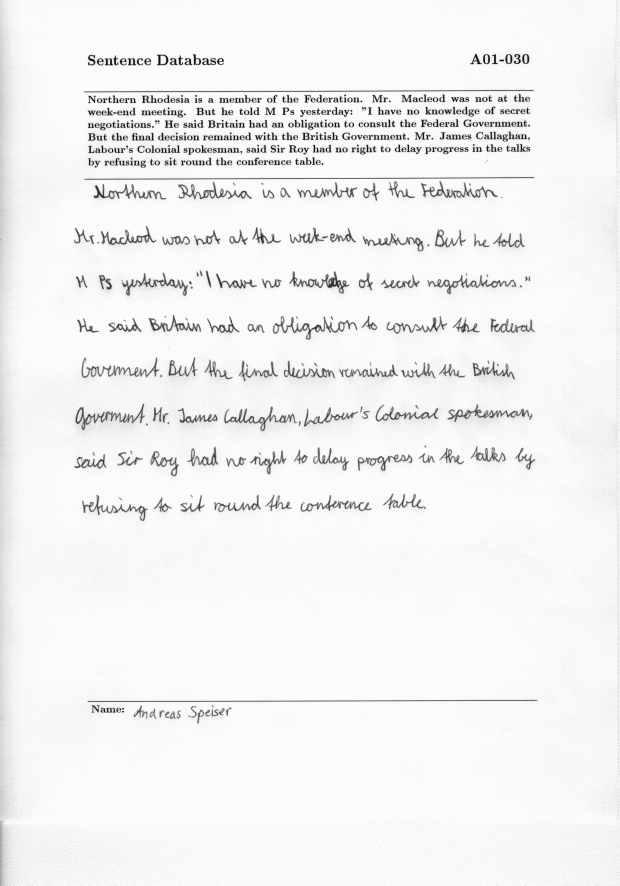
#> input picture 1.png, 2479 x 3542 px (shown at 1/4 size)
$ jupyter execute --allow-errors 5ara.ipynb   (older library calls are emulated)
#> lines starting #> are read from the running program, lines starting #| are printed output that depends on the picture; after the words box and inside, x2 and y2 are one past the last pixel; in counts of white or black regions, pixels touching at a corner belong together
#> further down, img is the input picture: shape (3542, 2479, 3); min 15, max 251, mean 241.8
[cell 1]
import numpy as np
import argparse
import cv2
import matplotlib.pyplot as plt
from matplotlib.pyplot import bar
from skimage.filters import median
from skimage.morphology import binary_erosion, binary_dilation, binary_closing, binary_opening, thin
from skimage.exposure import histogram
import skimage
from skimage.draw import rectangle, rectangle_perimeter
import math
import cv2
import numpy as np
from skimage.measure import find_contours
from scipy.signal import find_peaks
from skimage.filters import median, gaussian, threshold_otsu

from skimage.color import rgb2gray, rgb2hsv, rgba2rgb
import matplotlib.pyplot as plt
import numpy as np
from skimage.feature import canny, match_template
from skimage.filters import threshold_otsu, threshold_sauvola, threshold_local, threshold_niblack
from skimage.transform import hough_line, hough_line_peaks
from skimage.util import random_noise
from skimage.measure import find_contours
from skimage.draw import rectangle, rectangle_perimeter
import numpy as np
import skimage.io as io
import matplotlib.pyplot as plt
import matplotlib.patches as mpatch
from matplotlib.pyplot import bar
from matplotlib import cm
from matplotlib.ticker import LinearLocator, FormatStrFormatter
import math as m
import numpy as np
from skimage.color import rgb2gray, rgb2hsv
from scipy import fftpack
from scipy.signal import convolve2d
from skimage.util import random_noise
from skimage.filters import median, gaussian, threshold_otsu
from skimage.filters import roberts, sobel, sobel_h, scharr
from skimage.exposure import rescale_intensity, equalize_hist
from skimage.morphology import binary_erosion, binary_dilation, binary_closing, binary_opening, skeletonize, thin
from skimage import img_as_ubyte
from skimage.io import imread, imshow
from skimage.filters import gaussian, threshold_otsu
from skimage.feature import canny
from skimage.transform import probabilistic_hough_line, rotate
import skimage.io as io

import matplotlib.patches as mpatch

[cell 2]
# [26 lines left out: function adjust_rotation, not called in this run]

[cell 3]
# [40 lines left out: function deskew, not called in this run]

[cell 4]
# [14 lines left out: function show_images, not called in this run]

[cell 5]
# binarize the image withe the best between the regular threshold mean and the otsu threshold value
# [5 lines left out: function binarizeImage, not called in this run]

[cell 6]
# remove elements from array that are close to each other with the (cozy value as the var of diiference)
# [49 lines left out: functions closer, lineSegmenter, wordSegmenter, not called in this run]

[cell 7]
# CCA APPROACH TESTED
# [64 lines left out: functions CCA, componentsAreas, displayComponents, segmentBoxesInImage, not called in this run]

[cell 8]
def showHist2(histogramImg):
    plt.figure()
    bar(histogramImg[1] * 255, histogramImg[0], width=0.8, align='center')

# [6 lines left out: function showHist, not called in this run]

[cell 9]
# [20 lines left out: function removeHLines, not called in this run]

[cell 10]
# [58 lines left out: function deskew, not called in this run]

[cell 11]
def segmentImages(rgbimage):
    gray = cv2.cvtColor(rgbimage, cv2.COLOR_BGR2GRAY)
    # Find the edges in the image using canny detector
    edges = cv2.Canny(gray, 50, 200)
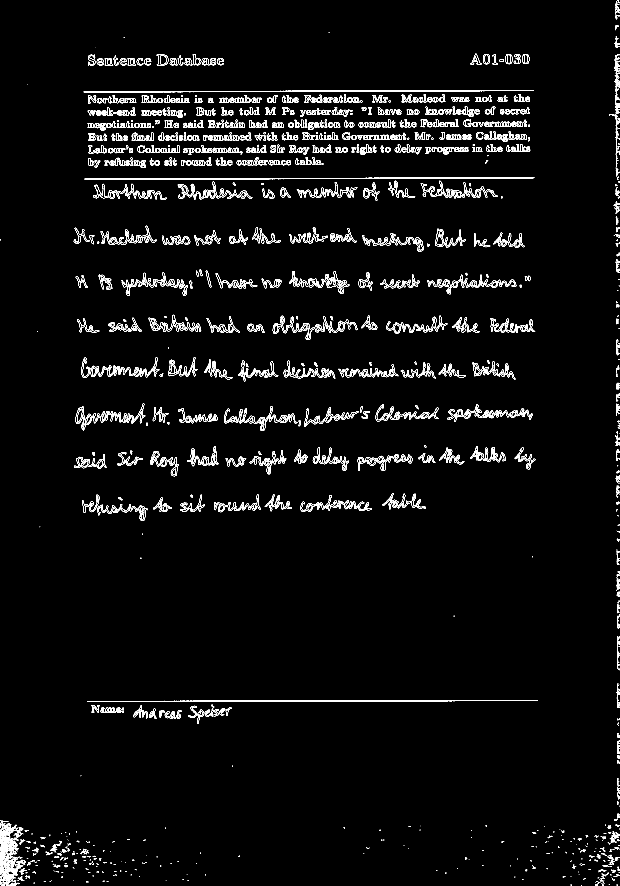
#> edges: shape (3542, 2479) (shown at 1/4 size); 1.9% white in thin lines or dots
    # Detect points that form a line
    tested_angles = np.linspace(-np.pi / 2, np.pi / 2, 360, endpoint=False)
    h, theta, d = hough_line(edges, theta=tested_angles)
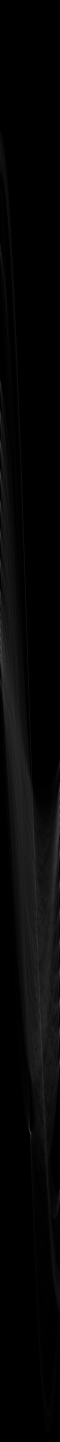
#> h: shape (8649, 360) uint64 (shown at 1/6 size); min 0, max 771, mean 19.6; drawn with min black and max white
#> theta = 360 values from -1.57 to 1.56; d = 8649 values from -4324 to 4324

    # Generating figure 1
    # fig, axes = plt.subplots(1, 3, figsize=(15, 6))
    # ax = axes.ravel()

    min_dist=int(0.15*edges.shape[0])
#> min_dist = 531
    indices=np.zeros((3,2))
    # ax[0].imshow(edges, cmap=cm.gray)
    origin = np.array((0, edges.shape[1]))
#> origin = [0, 2479]
    #print("origin:",origin)
    i=0
    for _, angle, dist in zip(*hough_line_peaks(h, theta, d,min_distance=min_dist)):
        y0, y1 = (dist - origin * np.cos(angle)) / np.sin(angle)
        indices[i][0]=int(y0)
        indices[i][1]=int(y1)
        i+=1
#> this loop made 2 passes
#> (angle, dist, y0, y1, i) on pass 1: (-1.57, -2803, 2803, 2803, 1)
#> (angle, dist, y0, y1) on pass 2: (0, 2468, inf, -inf)
#> after the loop, i = 1; indices = [[2803, 2803], [0, 0], [0, 0]]
        #print(y0,y1)
        #ax[0].plot(origin, (y0, y1), '-r')

    print("Lines indices: ", indices)
    #ax[0].set_xlim(origin)
    #ax[0].set_ylim((edges.shape[0], 0))
    #ax[0].set_axis_off()
    #ax[0].set_title('Detected lines')

    #plt.tight_layout()
    #plt.show()
    indices=np.sort(indices,axis=0)
    # print(indices)
    # Show result
    img_scanned = edges[int(indices[0][0]):int(indices[1][0]),:]
    img_handwritten=edges[int(indices[1][0]):int(indices[2][1]),:]

    return img_scanned, img_handwritten

[cell 12]
img = cv2.imread('1.png', cv2.IMREAD_COLOR)

#> (the rest of this cell did not finish here and is left out)

$ run again, with 2.png copied over 1.png
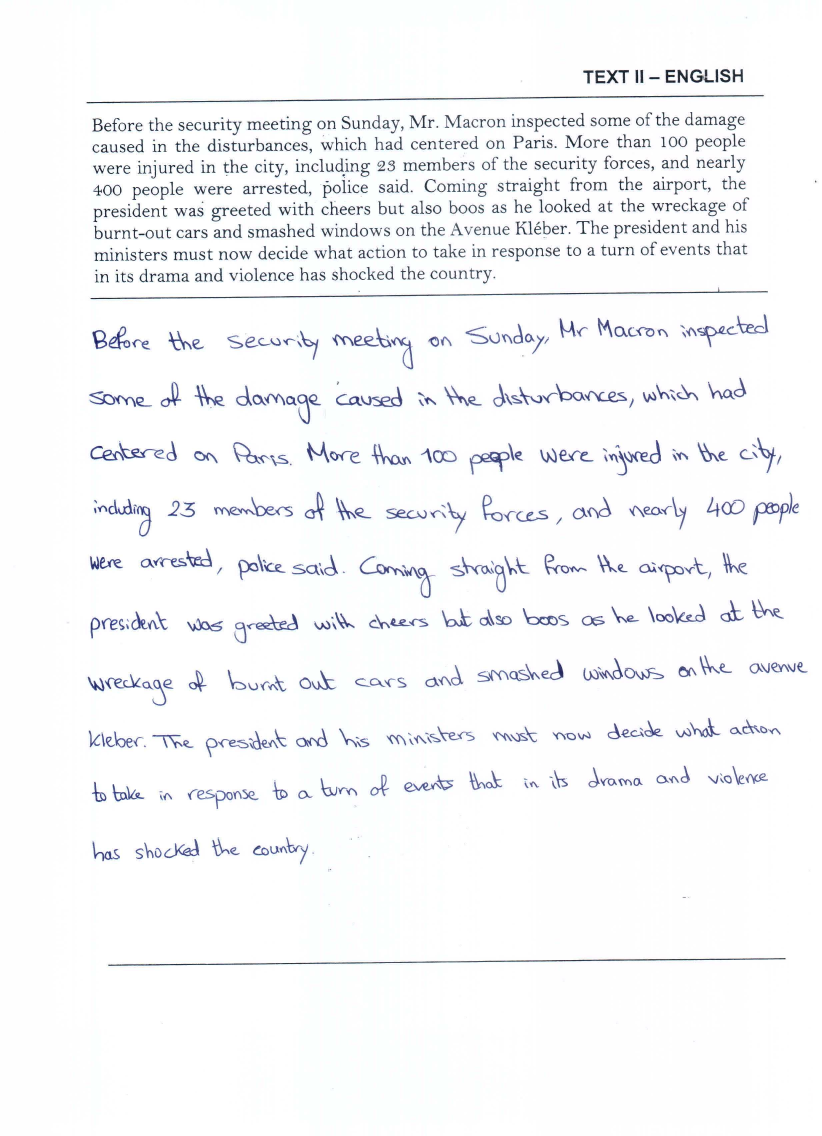
#> input picture 2.png, 2464 x 3408 px (shown at 1/3 size)
#> img is the input picture: shape (3408, 2464, 3); mean B, G, R 248.3, 246.8, 246
#> in segmentImages, `edges = cv2.Canny(gray, 50, 200)`:
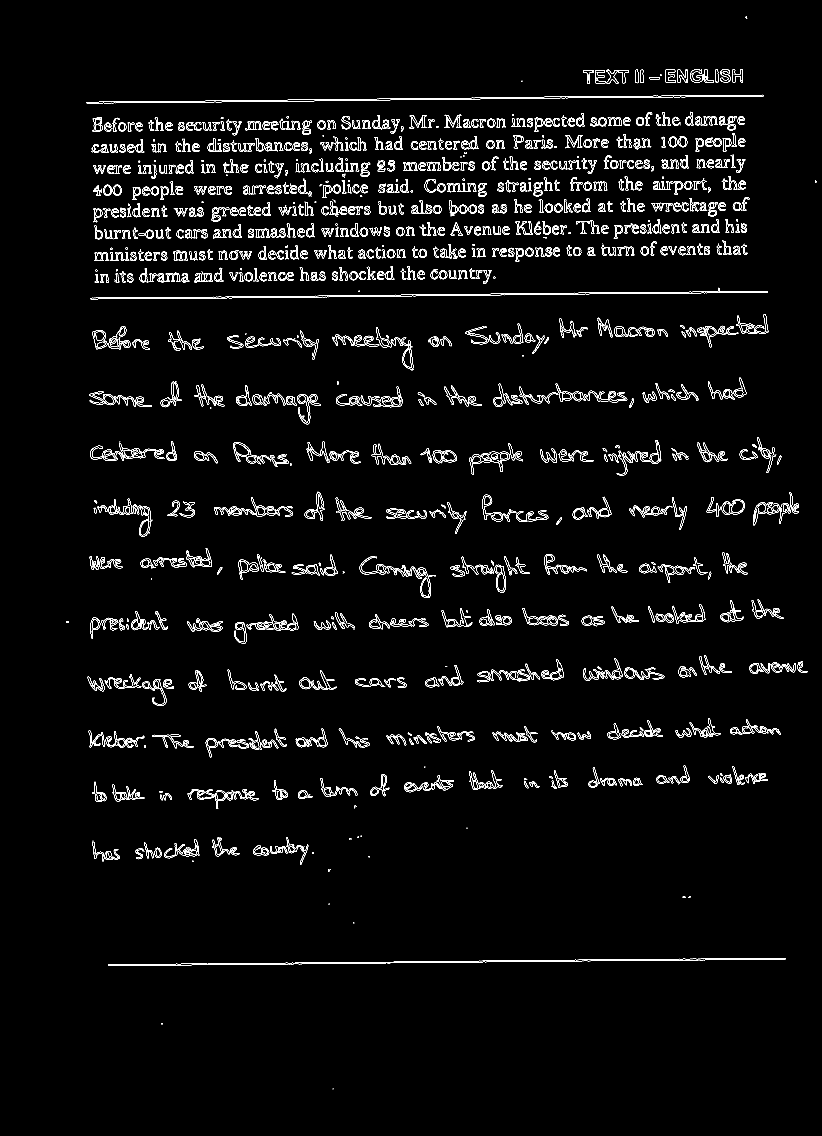
#> edges: shape (3408, 2464) (shown at 1/3 size); 2.2% white in thin lines or dots, all inside (x1, y1, x2, y2) = (199, 49, 2449, 3268)
#> theta = 360 values from -1.57 to 1.56; d = 8413 values from -4206 to 4206
#> the loop in segmentImages, `for _, angle, dist in zip(*hough_line_peaks(h, theta, d,min_distance=m..` made 3 passes
#> (dist, y0, y1) on passes 1 to 3: (308, 308, 286.5), (2898, 2898.1, 2876.6), (896, 896, 874.5)
#> after the loop in segmentImages, `for _, angle, dist in zip(*hough_line_peaks(h, theta, d,min_distance=m..`: i = 3; indices = [[308, 286], [2898, 2876], [896, 874]]
#| Lines indices:  [[ 308.  286.]
#|  [2898. 2876.]
#|  [ 896.  874.]]
#> in segmentImages, `indices=np.sort(indices,axis=0)`: indices = [[308, 286], [896, 874], [2898, 2876]]
#> img_scanned: shape (588, 2464); 5.6% white in thin lines or dots, all inside (x1, y1, x2, y2) = (259, 0, 2449, 588)
#> in segmentImages, `img_handwritten=edges[int(indices[1][0]):int(indices[2][1]),:]`:
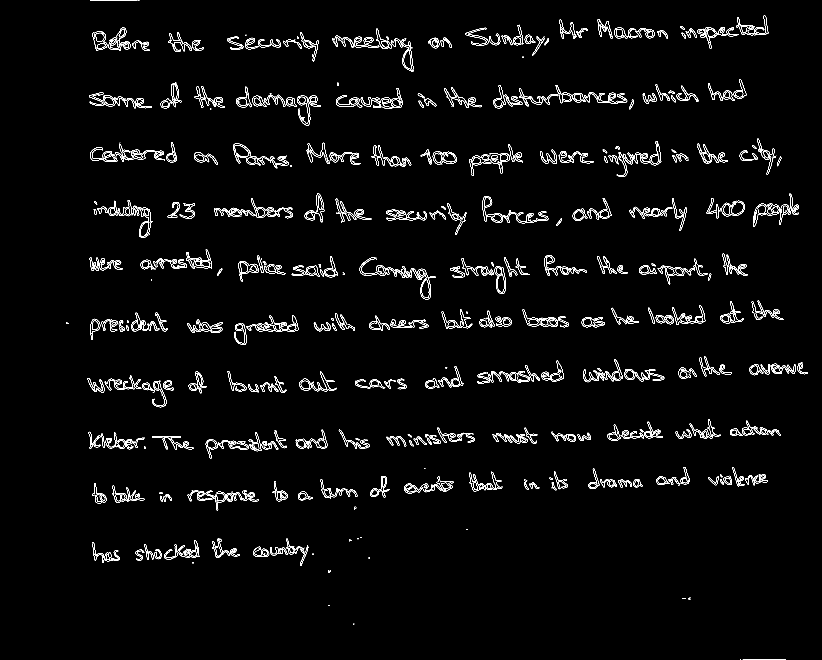
#> img_handwritten: shape (1980, 2464) (shown at 1/3 size); 2% white in thin lines or dots
#> n_ims = 2
#> the loop in show_images, `for image,title in zip(images,titles):` made 2 passes
#> after the loop in show_images, `for image,title in zip(images,titles):`: n = 3

$ run again, with 3.png copied over 1.png
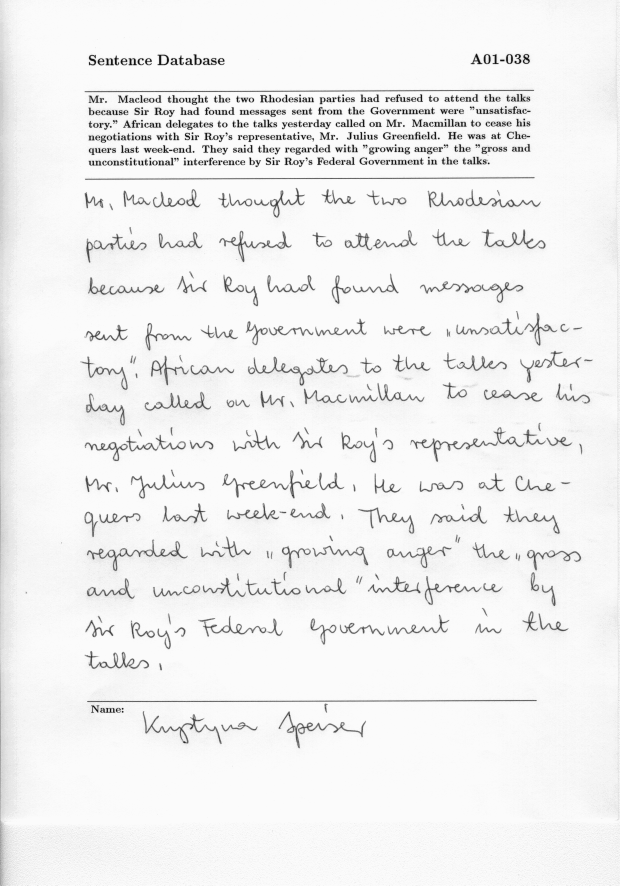
#> input picture 3.png, 2479 x 3542 px (shown at 1/4 size)
#> img is the input picture: shape (3542, 2479, 3); min 15, max 251, mean 240.4
#> in segmentImages, `edges = cv2.Canny(gray, 50, 200)`:
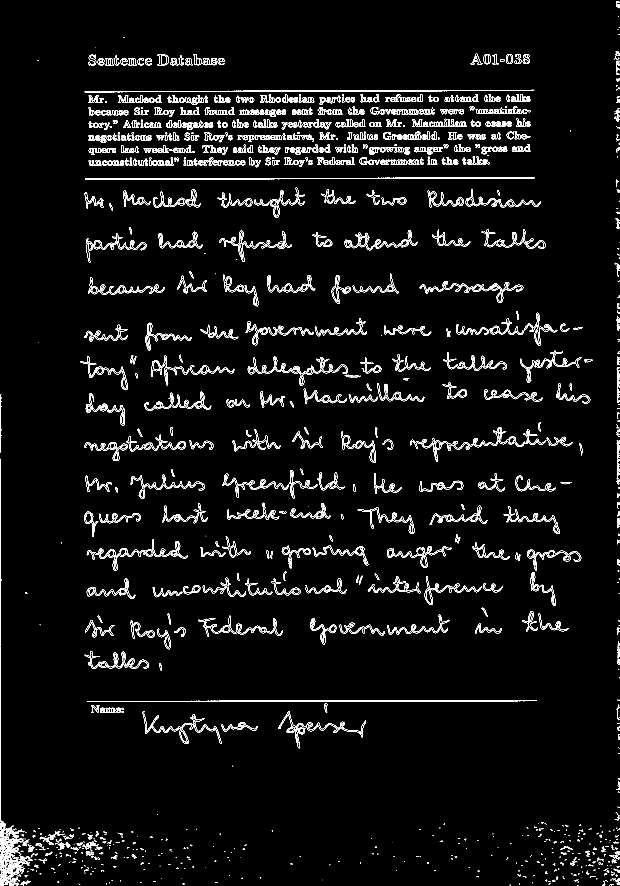
#> edges: shape (3542, 2479) (shown at 1/4 size); 2.4% white in thin lines or dots
#> in segmentImages, `h, theta, d = hough_line(edges, theta=tested_angles)`:
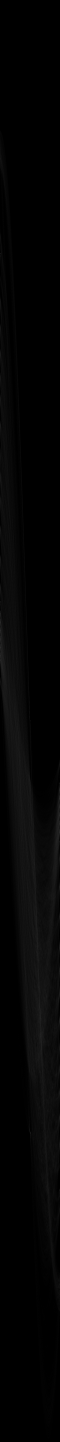
#> h: shape (8649, 360) uint64 (shown at 1/6 size); min 0, max 1353, mean 24; drawn with min black and max white
#> theta = 360 values from -1.57 to 1.56; d = 8649 values from -4324 to 4324
#> the loop in segmentImages, `for _, angle, dist in zip(*hough_line_peaks(h, theta, d,min_distance=m..` made 1 pass
#> (angle, dist, y0, y1) on pass 1: (0, 1, inf, -inf)
#> after the loop in segmentImages, `for _, angle, dist in zip(*hough_line_peaks(h, theta, d,min_distance=m..`: i = 0; indices = [[0, 0], [0, 0], [0, 0]]

$ run again, with a01-003.png copied over 1.png
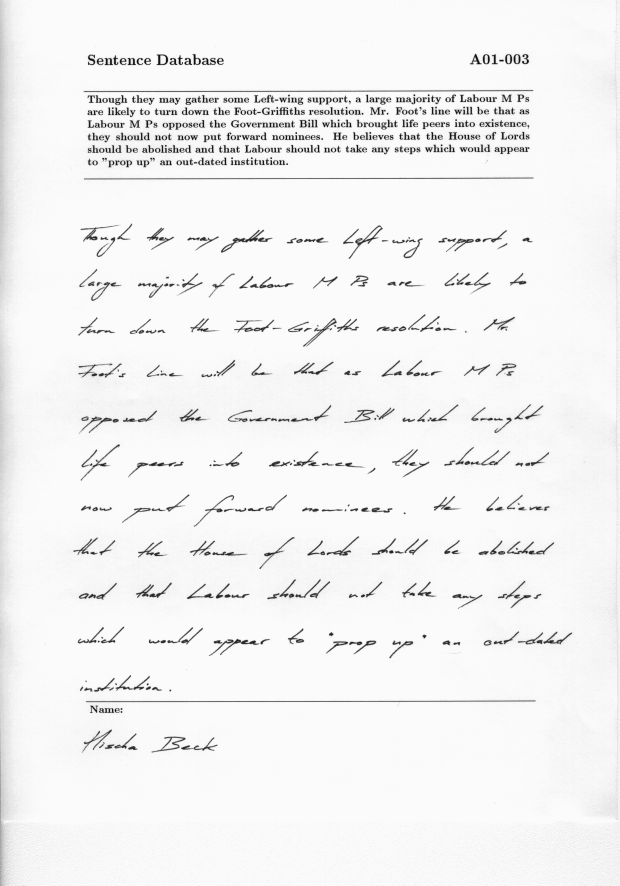
#> input picture a01-003.png, 2479 x 3542 px (shown at 1/4 size)
#> img is the input picture: shape (3542, 2479, 3); min 15, max 251, mean 242.3
#> in segmentImages, `edges = cv2.Canny(gray, 50, 200)`:
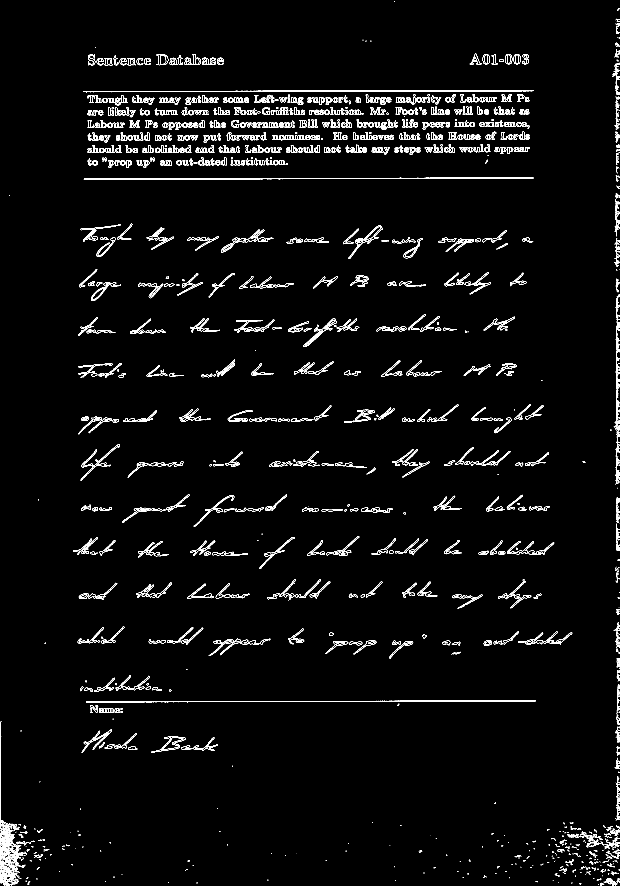
#> edges: shape (3542, 2479) (shown at 1/4 size); 1.8% white in thin lines or dots
#> theta = 360 values from -1.57 to 1.56; d = 8649 values from -4324 to 4324
#> the loop in segmentImages, `for _, angle, dist in zip(*hough_line_peaks(h, theta, d,min_distance=m..` made 1 pass
#> (angle, dist, y0, y1) on pass 1: (0, 2468, inf, -inf)
#> after the loop in segmentImages, `for _, angle, dist in zip(*hough_line_peaks(h, theta, d,min_distance=m..`: i = 0; indices = [[0, 0], [0, 0], [0, 0]]
